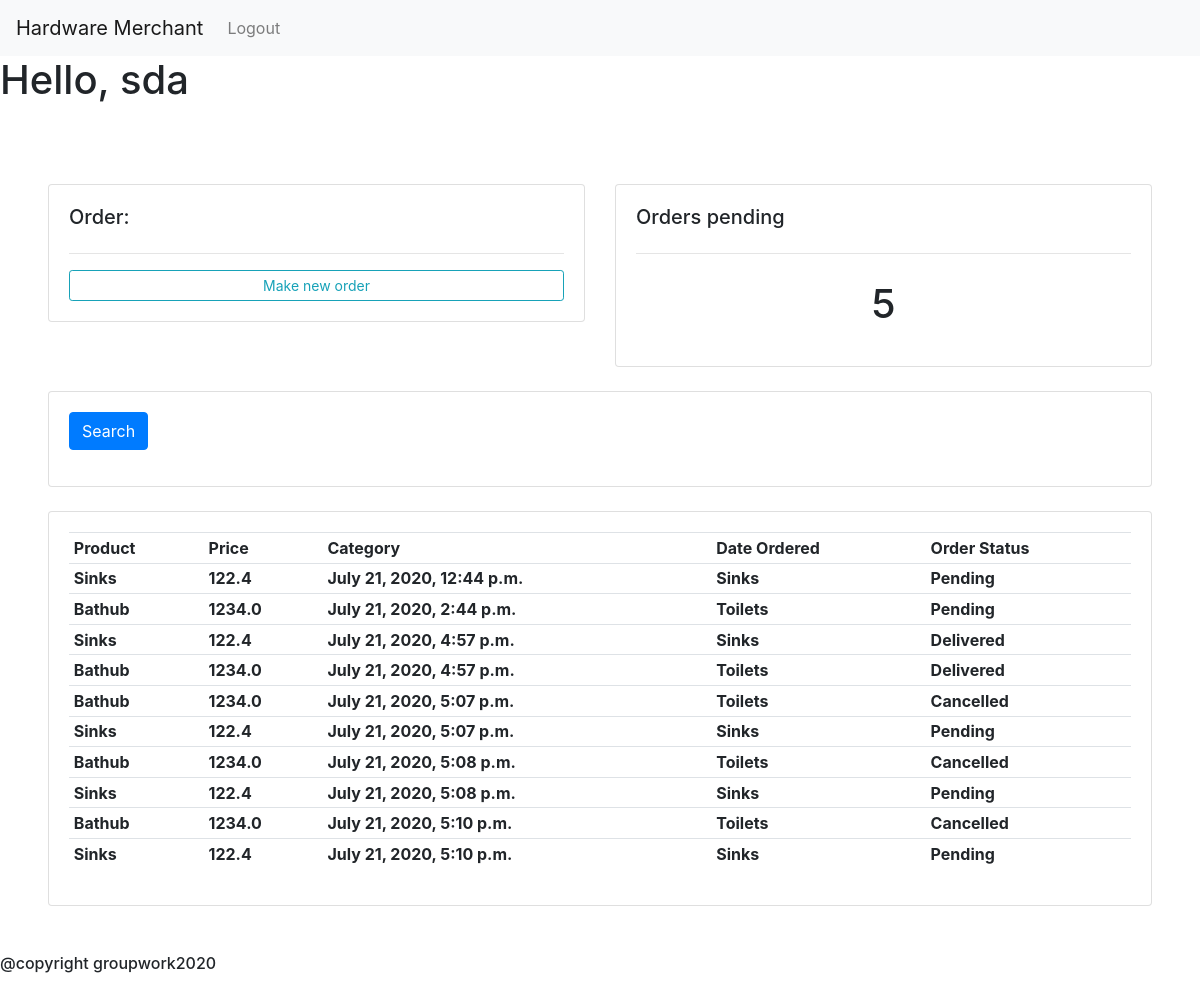
Page /customer/Wamzy/ (signed in) on the committed database.
### main/models.py (models this page shows, shortened)
class Order(models.Model):
    STATUS =(
                ('Pending', 'Pending'),
                ('Cancelled', 'Cancelled'),
                ('Delivered', 'Delivered'),
            )
    customer = models.ForeignKey(Customer, null=True, on_delete = models.SET_NULL)
    product =models.ForeignKey(Product, null=True, on_delete = models.SET_NULL)
    status =models.CharField(max_length=200, null=True, choices=STATUS)
    date_created=models.DateTimeField(auto_now_add=True,  null=True)

class Product(models.Model):
    CATEGORY = (
                    ('Sinks', 'Sinks'),
                    ('Pipes', 'Pipes'),
                    ('Toilets', 'Toilets'),
                )
    name=models.CharField(max_length=200, null=True)
    price=models.FloatField(max_length=200, null=True)
    category=models.CharField(max_length=200, null=True,choices=CATEGORY)
    description=models.CharField(max_length=200, null=True, blank=True)
    date_created=models.DateTimeField(auto_now_add=True,  null=True)
    image_url = models.CharField(max_length=200, null=True,default='https://upload.wikimedia.org/wikipedia/commons/8/89/Portrait_Placeholder.png' )
    stock_number = models.IntegerField(null=True, default=0)

### main/views.py (the view)
# urls.py: path("customer/<slug:username>/", views.customer, name='user'),
@login_required(login_url='main:login')
def customer(request, username):
    username = Customer.objects.get(name=username)
    orders = username.order_set.all()
    orders_pending = orders.filter(status='Pending').count()
    context = {
        'username': username,
        'orders': orders,
        'orders_pending': orders_pending
    }
    return render(request, 'main/orders.html', context)

### main/models.py (called while the page is built)
    def __str__(self):
        return self.name

### main/templates/main/orders.html
{% extends 'main/base.html' %}
{% block content%}
	<br>
<div style="margin: 1%; padding: 3%">
<div class="row" >
	<div class="col-md">
		<div class="card card-body">
			<h5>Order:</h5>
			<hr>
			<a class="btn btn-outline-info  btn-sm btn-block" href="{% url 'main:createorder' username %}">Make new order</a>
		</div>
	</div>
	<div class="col-md">
		<div class="card card-body">
			<h5>Orders pending</h5>
			<hr>
			<h1 style="text-align: center;padding: 10px">{{ orders_pending }}</h1>
		</div>
	</div>
</div>
<br>
<div class="row">
	<div class="col">
		<div class="card card-body">
			<form method="get">
		    <button class="btn btn-primary" type="submit">Search</button>
		  </form>
		</div>
	</div>
</div>
<br>
      <div class="row">
        <div class="col-md">
            <div class="card card-body">
                <table class="table table-sm">
                    <tr>
                        <th>Product</th>
                        <th>Price</th>
                        <th>Category</th>
                        <th>Date Ordered</th>
                        <th>Order Status</th>
                    </tr>
                      {% for order in orders %}
                    <tr>
                        <th>  {{order.product.name}}</th>
                        <th>  {{order.product.price}}</th>
                        <th>  {{order.date_created}}</th>
                        <th>  {{order.product.category}}</th>
                        <th>  {{order.status}}</th>
                    </tr>
                    {% endfor %}
                </table>
            </div>
        </div>
    </div>
</div>
{% endblock %}

### main/templates/main/base.html (shortened to what this page needs)
{% load static %}
<html lang="en">
  <head>
    <link rel="stylesheet" href="https://stackpath.bootstrapcdn.com/bootstrap/4.5.0/css/bootstrap.min.css">
  </head>
  <body>
    <nav class="navbar navbar-expand-lg navbar-light bg-light">
  <a class="navbar-brand" href="#"> Hardware Merchant</a>
  <div class="collapse navbar-collapse" id="navbarNav">
    <ul class="navbar-nav">
      <li class="nav-item">
        <a class="nav-link" href="{% url 'main:logout' %}">Logout</a>
      </li>
    </ul>
  </div>
</nav>
            <h1 class="user">Hello, {{request.user}}</h1>
    {% block content %}
    {% endblock %}
    <h6>@copyright groupwork2020</h6>
  </body>
</html>

### rows in the picture
Order: product.name "Sinks", product.price "122.4", date_created "July 21, 2020, 12:44 p.m.", product.category "Sinks", status "Pending"
Order: product.name "Bathub", product.price "1234.0", date_created "July 21, 2020, 2:44 p.m.", product.category "Toilets", status "Pending"
Order: product.name "Sinks", product.price "122.4", date_created "July 21, 2020, 4:57 p.m.", product.category "Sinks", status "Delivered"
Order: product.name "Bathub", product.price "1234.0", date_created "July 21, 2020, 4:57 p.m.", product.category "Toilets", status "Delivered"
Order: product.name "Bathub", product.price "1234.0", date_created "July 21, 2020, 5:07 p.m.", product.category "Toilets", status "Cancelled"
Order: product.name "Sinks", product.price "122.4", date_created "July 21, 2020, 5:07 p.m.", product.category "Sinks", status "Pending"
Order: product.name "Bathub", product.price "1234.0", date_created "July 21, 2020, 5:08 p.m.", product.category "Toilets", status "Cancelled"
Order: product.name "Sinks", product.price "122.4", date_created "July 21, 2020, 5:08 p.m.", product.category "Sinks", status "Pending"
Order: product.name "Bathub", product.price "1234.0", date_created "July 21, 2020, 5:10 p.m.", product.category "Toilets", status "Cancelled"
Order: product.name "Sinks", product.price "122.4", date_created "July 21, 2020, 5:10 p.m.", product.category "Sinks", status "Pending"

### other values in the picture
{{ request.user }} "sda"
{{ orders_pending }} "5"
